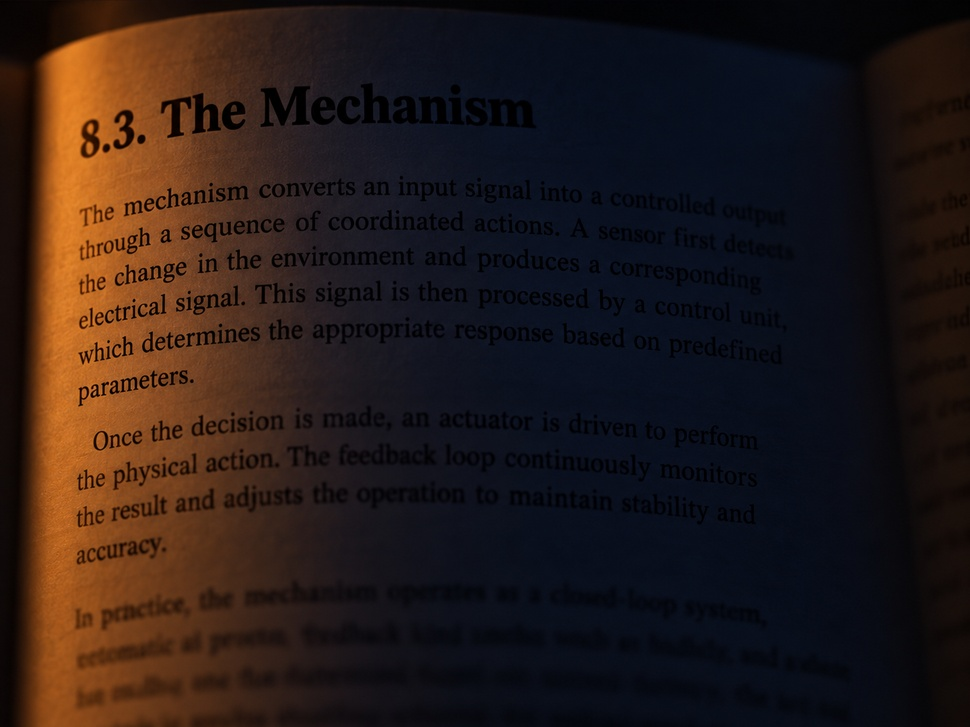
#> input picture images/BookPage.jpg, 970 x 727 px, shrunk from 1448 x 1086 before the run, found by its file name
$ python 5_ThresholdSetting.py
#> lines starting #> are read from the running program, lines starting #| are printed output that depends on the picture; after the words box and inside, x2 and y2 are one past the last pixel; in counts of white or black regions, pixels touching at a corner belong together
import numpy as np
import cv2 as cv

img = cv.imread('D:/Training Image Processing/BookPage.jpg',cv.IMREAD_COLOR)
#> img is the input picture: shape (727, 970, 3); mean B, G, R 23.9, 26.8, 39.3
cv.imshow('original', img)

#ret,thereshold = cv.threshold(img,10,255,cv.THRESH_BINARY)
imggray = cv.cvtColor(img,cv.COLOR_BGR2GRAY)
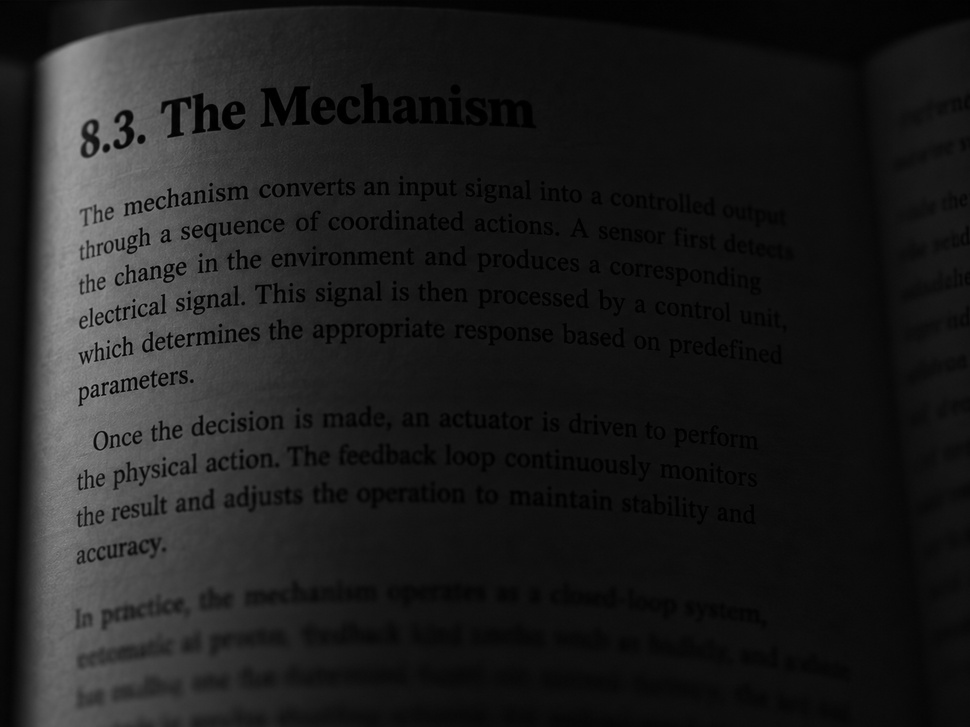
#> imggray: shape (727, 970); min 0, max 154, mean 30.3
ret,threshold = cv.threshold(img,12,255,cv.THRESH_BINARY)
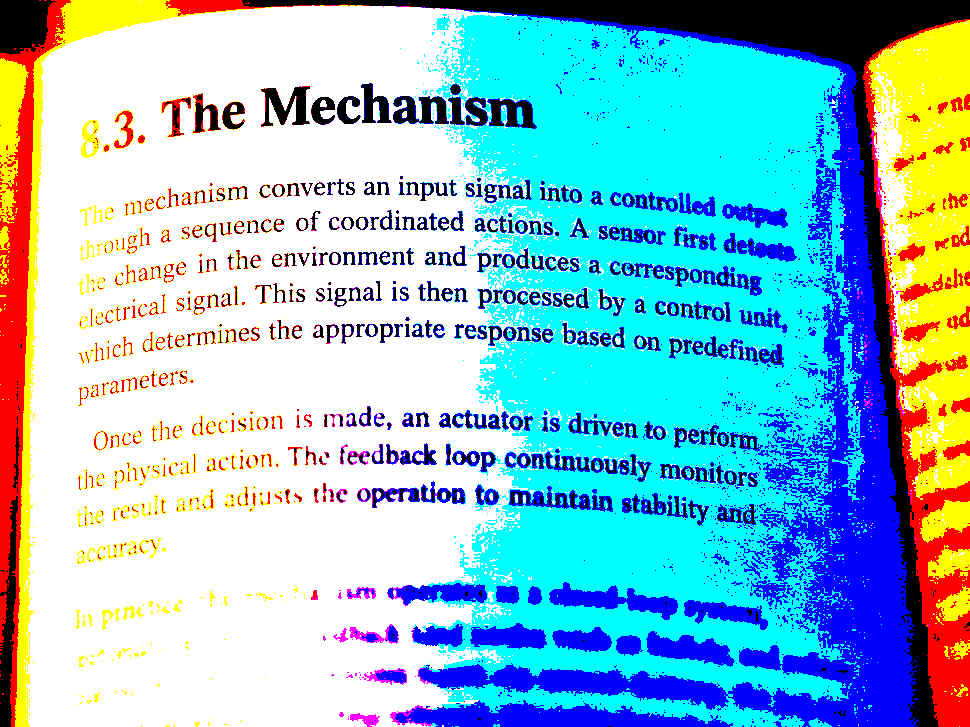
#> threshold: shape (727, 970, 3); mean B, G, R 206.7, 192, 137.5
cv.imshow('thereshold', threshold)


#OTSU Thereshold
ret2,threshold2 = cv.threshold(imggray,0,255,cv.THRESH_BINARY+cv.THRESH_OTSU)
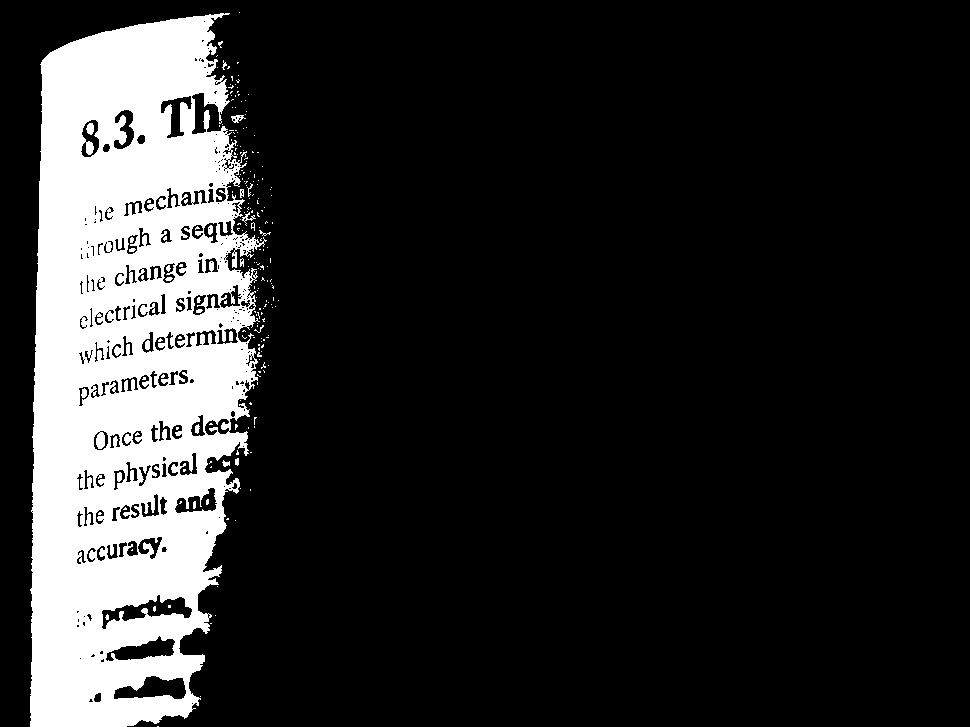
#> threshold2: shape (727, 970); 16.8% white; 219 white regions (196 under 20 px), largest, box (x1, y1, x2, y2) and area: (30, 13, 267, 727) 117258, (86, 123, 94, 135) 73, (231, 115, 246, 123) 63
#> ret2 = 54
cv.imshow('thereshold otsu', threshold2)

#adaptive Threshold
threshold3 = cv.adaptiveThreshold(imggray,255,cv.ADAPTIVE_THRESH_GAUSSIAN_C,cv.THRESH_BINARY,115,1)
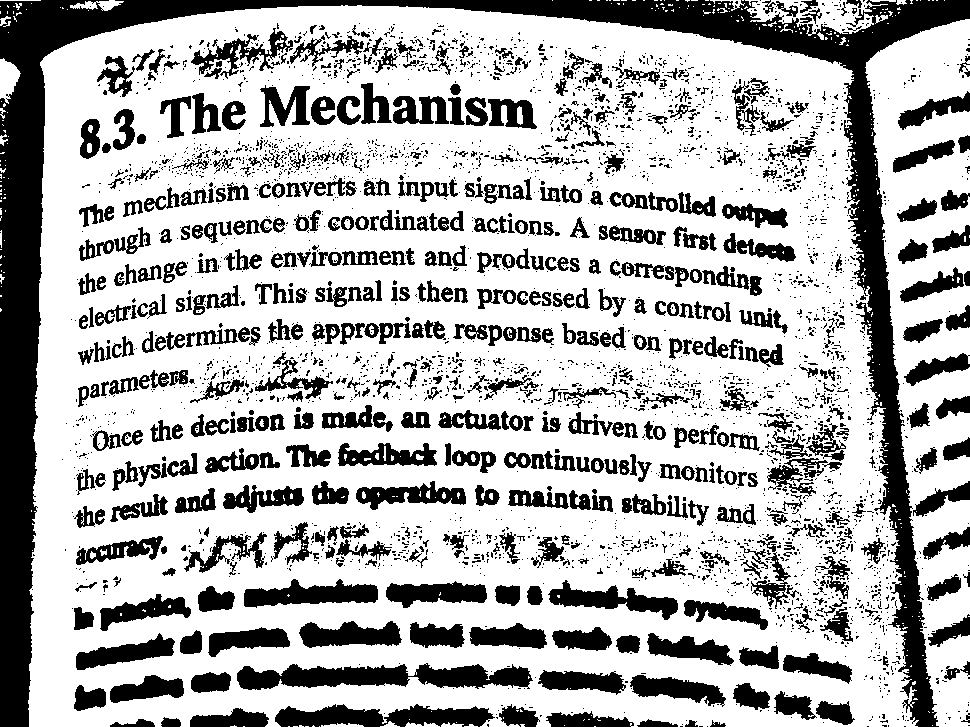
#> threshold3: shape (727, 970); 70.2% white; 3713 black regions (3124 under 20 px), largest, box (x1, y1, x2, y2) and area: (0, 0, 970, 727) 61752, (237, 663, 533, 690) 5025, (275, 704, 495, 727) 3356
cv.imshow('thereshold adaptive', threshold3)


cv.waitKey(0)
cv.destroyAllWindows()

$ run again, with images/BrainMRI.jpg copied over images/BookPage.jpg
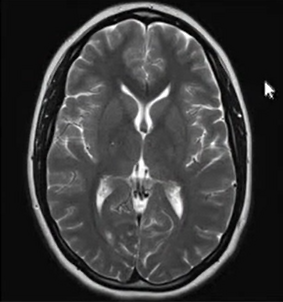
#> input picture images/BrainMRI.jpg, 283 x 302 px, found by its file name
#> img is the input picture: shape (302, 283, 3); mean B, G, R 59.4, 59.3, 59.4
#> `ret2,threshold2 = cv.threshold(imggray,0,255,cv.THRESH_BINARY+cv.THRES..`:
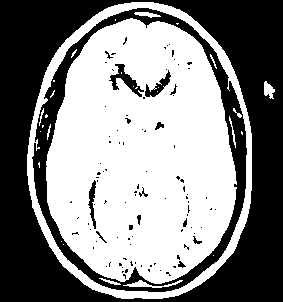
#> threshold2: shape (302, 283); 52.5% white; 100 black regions (86 under 20 px), largest, box (x1, y1, x2, y2) and area: (0, 0, 283, 302) 31551, (32, 8, 247, 292) 7687, (109, 64, 144, 97) 368
#> ret2 = 57
#> `threshold3 = cv.adaptiveThreshold(imggray,255,cv.ADAPTIVE_THRESH_GAUSS..`:
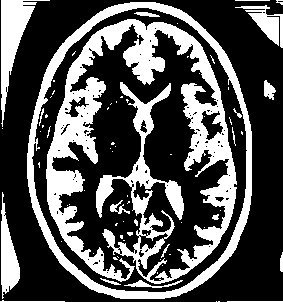
#> threshold3: shape (302, 283); 32.7% white; 73 white regions (53 under 20 px), largest, box (x1, y1, x2, y2) and area: (46, 19, 237, 284) 17051, (27, 2, 252, 299) 6120, (1, 0, 50, 127) 1837

$ run again, with images/Neuron.jpg copied over images/BookPage.jpg
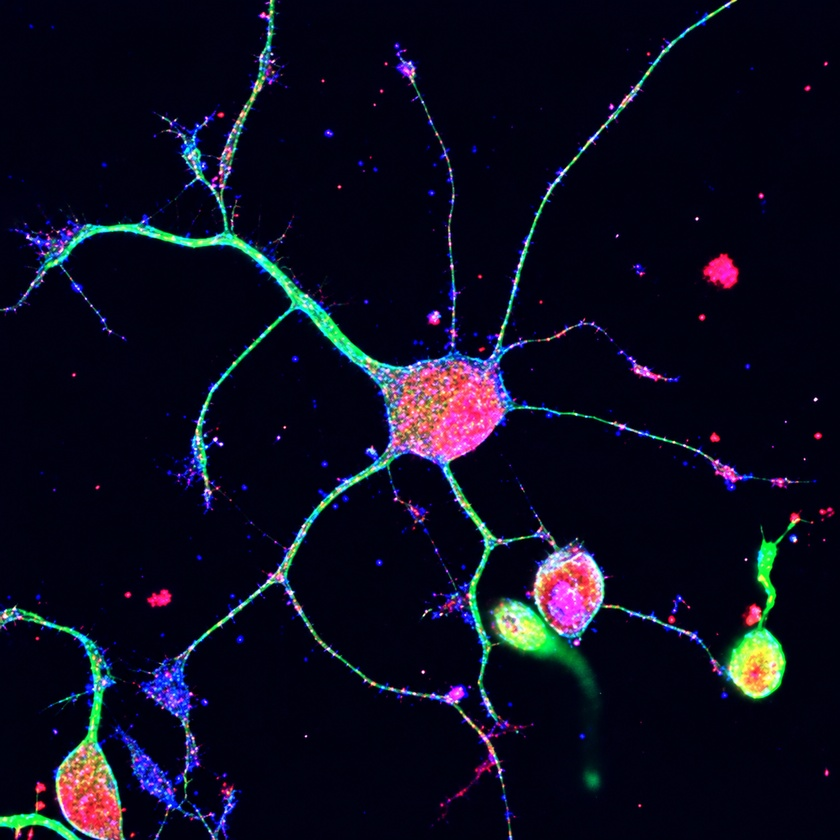
#> input picture images/Neuron.jpg, 840 x 840 px, shrunk from 1254 x 1254 before the run, found by its file name
#> img is the input picture: shape (840, 840, 3); mean B, G, R 30.8, 13.4, 13.2
#> `ret2,threshold2 = cv.threshold(imggray,0,255,cv.THRESH_BINARY+cv.THRES..`:
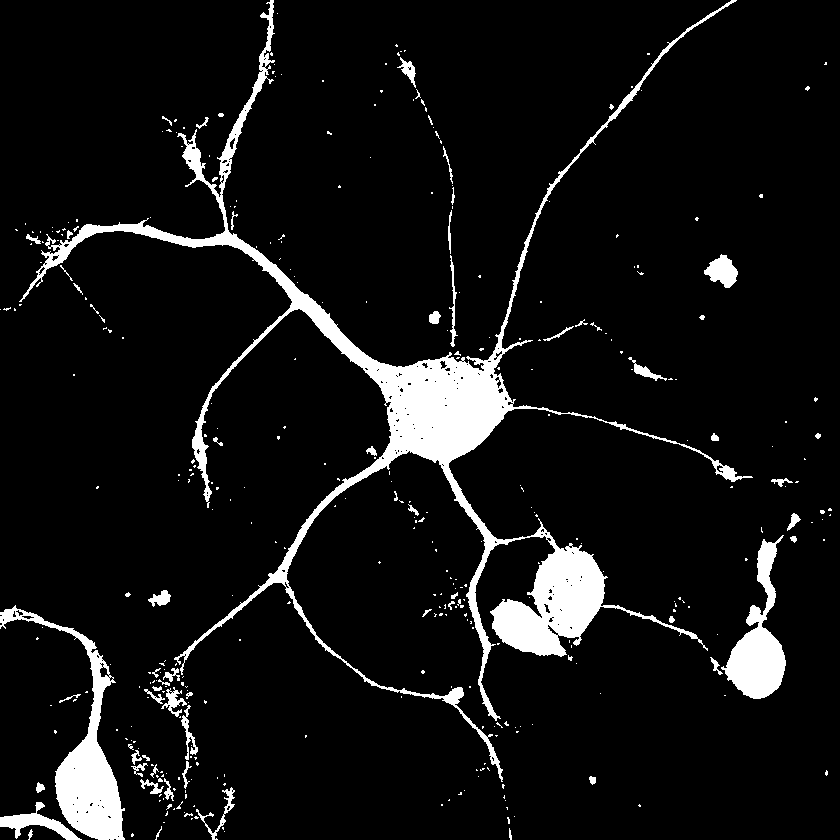
#> threshold2: shape (840, 840); 7.5% white; 375 white regions (313 under 20 px), largest, box (x1, y1, x2, y2) and area: (19, 0, 753, 782) 34687, (0, 605, 125, 840) 6747, (721, 535, 786, 699) 4296
#> ret2 = 76
#> `threshold3 = cv.adaptiveThreshold(imggray,255,cv.ADAPTIVE_THRESH_GAUSS..`:
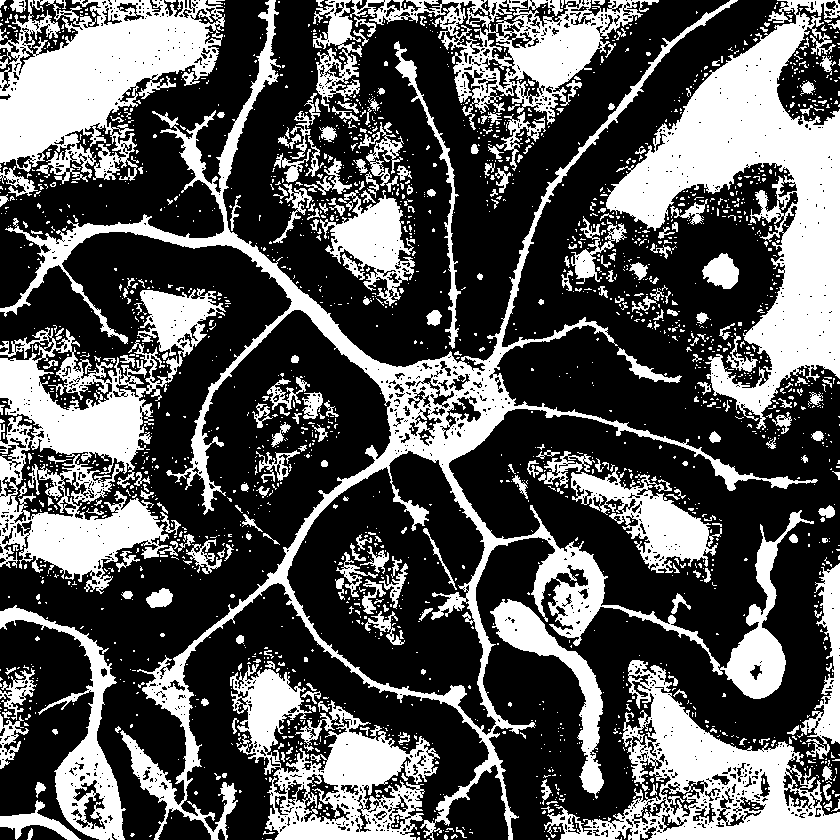
#> threshold3: shape (840, 840); 34.6% white; 2158 white regions (1870 under 20 px), largest, box (x1, y1, x2, y2) and area: (0, 0, 818, 840) 49396, (606, 0, 840, 430) 36151, (0, 288, 226, 594) 25576
